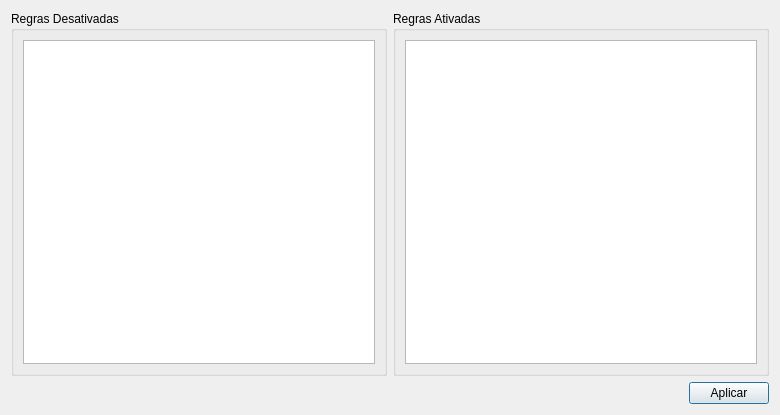
<?xml version="1.0" encoding="UTF-8"?>
<ui version="4.0">
 <class>RegrasDescarte</class>
 <widget class="QDialog" name="RegrasDescarte">
  <property name="geometry">
   <rect>
    <x>0</x>
    <y>0</y>
    <width>780</width>
    <height>415</height>
   </rect>
  </property>
  <property name="windowTitle">
   <string>Dialog</string>
  </property>
  <layout class="QVBoxLayout" name="verticalLayout_3">
   <item>
    <layout class="QHBoxLayout" name="horizontalLayout">
     <item>
      <widget class="QGroupBox" name="groupBox">
       <property name="title">
        <string>Regras Desativadas</string>
       </property>
       <layout class="QVBoxLayout" name="verticalLayout">
        <item>
         <widget class="QTableWidget" name="tableWidget_desativadas"/>
        </item>
       </layout>
      </widget>
     </item>
     <item>
      <widget class="QGroupBox" name="groupBox_2">
       <property name="title">
        <string>Regras Ativadas</string>
       </property>
       <layout class="QVBoxLayout" name="verticalLayout_2">
        <item>
         <widget class="QTableWidget" name="tableWidget_ativadas"/>
        </item>
       </layout>
      </widget>
     </item>
    </layout>
   </item>
   <item>
    <layout class="QHBoxLayout" name="horizontalLayout_2">
     <item>
      <spacer name="horizontalSpacer">
       <property name="orientation">
        <enum>Qt::Horizontal</enum>
       </property>
       <property name="sizeHint" stdset="0">
        <size>
         <width>40</width>
         <height>20</height>
        </size>
       </property>
      </spacer>
     </item>
     <item>
      <widget class="QPushButton" name="pushButton_aplicar">
       <property name="text">
        <string>Aplicar</string>
       </property>
      </widget>
     </item>
    </layout>
   </item>
  </layout>
 </widget>
 <resources/>
 <connections/>
</ui>
